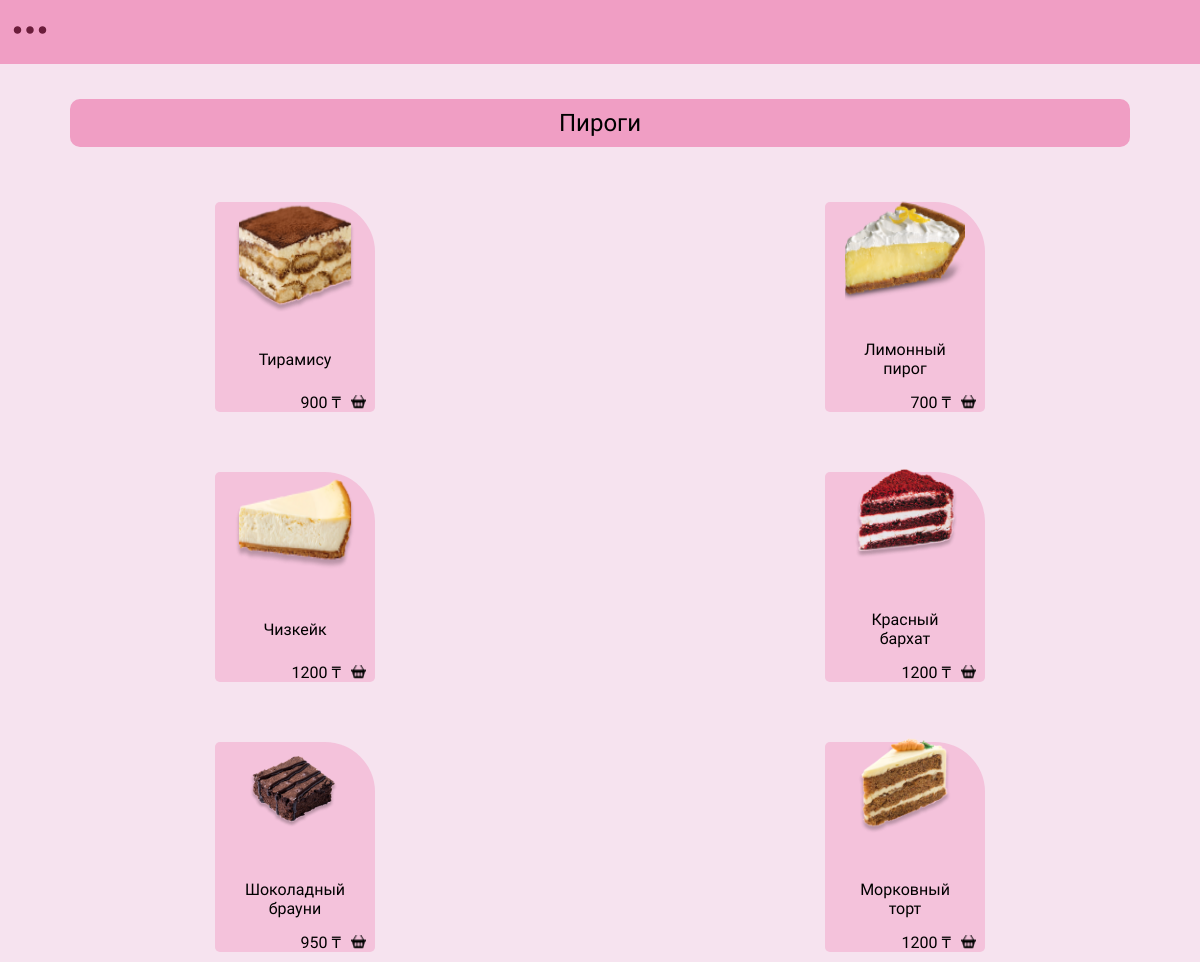
/category/pirogi/, run on the app's committed database.
### conf_app/models.py (models this page shows, shortened)
class Category(models.Model):
    name = models.CharField("Название категории", max_length=255)
    image = models.ImageField("Изображение", upload_to="categories/images/", default="")
    slug = models.SlugField(unique=True, editable=False, blank=True)
    class Meta:
        verbose_name = "Категория"
        verbose_name_plural = "Категории"

class Product(models.Model):
    title = models.CharField("Название", max_length=255)
    image = models.ImageField("Изображение", upload_to="products/images/", default="")
    category = models.ForeignKey(Category, on_delete=models.CASCADE, verbose_name="Выберите категорию")
    price = models.IntegerField("Цена")
    added_at = models.DateTimeField("Дата и время поступления", default=datetime.now)
    class Meta:
        verbose_name = "Товар"
        verbose_name_plural = "Продукты"

### conf_app/views.py (the view)
# urls.py: path('category/<slug:slug>/', views.category_page, name='category_page'),
def category_page(request, slug):
    category = get_object_or_404(Category, slug=slug)
    products = Product.objects.filter(category=category).order_by('-added_at')
    context = {
        'category': category,
        'products': products,
    }
    return render(request, "./categories/category_page.html", context)

### conf_app/templates/categories/category_page.html (shortened to what this page needs)
{% extends 'base.html' %}
{% load static %}
{% block content %}
<section class="second-block">
    <div class="second-block__header is-pink">
        {{ category.name }}
    </div>
    <div class="container">
        <div class="category-row">
            {% for product in products %}
            <div class="category-item">
                <a href="#" class="add-to-cart" data-product-id="{{ product.id }}">
                    <img src="{{ product.image.url }}" class="category-item__img" />
                    <div class="category-item__body">
                      <span class="category-item__title">{{ product.title }}</span>
                        <div class="price__cart">
                         <p class="category-item__price2">{{ product.price }} &#8376;</p>
                         <img src="{% static './images/cart-icon.png' %}" alt="cart-icon" class="category-item__cart" />
                        </div>
                    </div>
                </a>
            </div>
            {% endfor %}
        </div>
    </div>
</section>
{% endblock %}

### conf_app/static/css/style.css (style rules this page uses)
* { padding: 0; margin: 0; box-sizing: border-box; }
body { font-family: "Marmelad", sans-serif; }
:root { --pink: #F09EC4; --secondary: #6B1D3B; --lower: #ECECEC; --black: #000000; --darkpink: #AD5275; --white: #FFFFFF; --ultrapink:#F6E3EF; }
.container { margin-left: 10px; margin-right: 10px; }
.second-block { min-height: 100vh; background-color: var(--ultrapink); }
.second-block__header { background-color: var(--pink); padding: 10px 20px; border-radius: 10px; font-family: "Orelega One", serif; font-size: 24px; color: var(--black); text-align: center; display: block; margin: 40px 60px; position: relative; top: -15px; }
.category-row { display: grid; grid-template-columns: 1fr 1fr; justify-content: center; gap: 60px; }
.category-item { border: solid rgb(240 158 196 / 48%) 0px; padding: 10px; text-align: center; border-top-right-radius: 50px; border-radius: 5px 50px 5px 5px; text-decoration: none; color: var(--black); background-color: rgb(240 158 196 / 48%) ; display: flex; flex-direction: column; justify-content: center; align-items: center; margin: 0 auto; position: relative; width: 160px; height: 210px; }
.category-item__body { padding: 10px; margin: 0 0 10px; }
.category-item__title { font-size: 16px; font-family: "Marmelad", sans-serif; color: var(--black); display: block; margin: 10px 0; padding-bottom: 10px; }
.category-item__cart { width: 15px; height: 15px; display: block; position: relative; top: 5px; }
.category-item__price2 { font-size: 16px; padding-top: 10px; font-family: "Marmelad", sans-serif; color: var(--black); margin: 5px; }
.category-item__img { justify-self: center; width: 120px; height: 120px; margin: 0 auto; position: relative; top: -10px; }
.price__cart { display: flex; align-items: center; position: absolute; padding: 5px 10px; gap: 5px; right: -1px; bottom: -10px; margin-top: 10px; }
.add-to-cart { text-decoration: none; }

### data on the page
Category: name "Пироги"
Product: image (picture), title "Тирамису", price "900"
Product: image (picture), title "Лимонный пирог", price "700"
Product: image (picture), title "Чизкейк", price "1200"
Product: image (picture), title "Красный бархат", price "1200"
Product: image (picture), title "Шоколадный брауни", price "950"
Product: image (picture), title "Морковный торт", price "1200"
